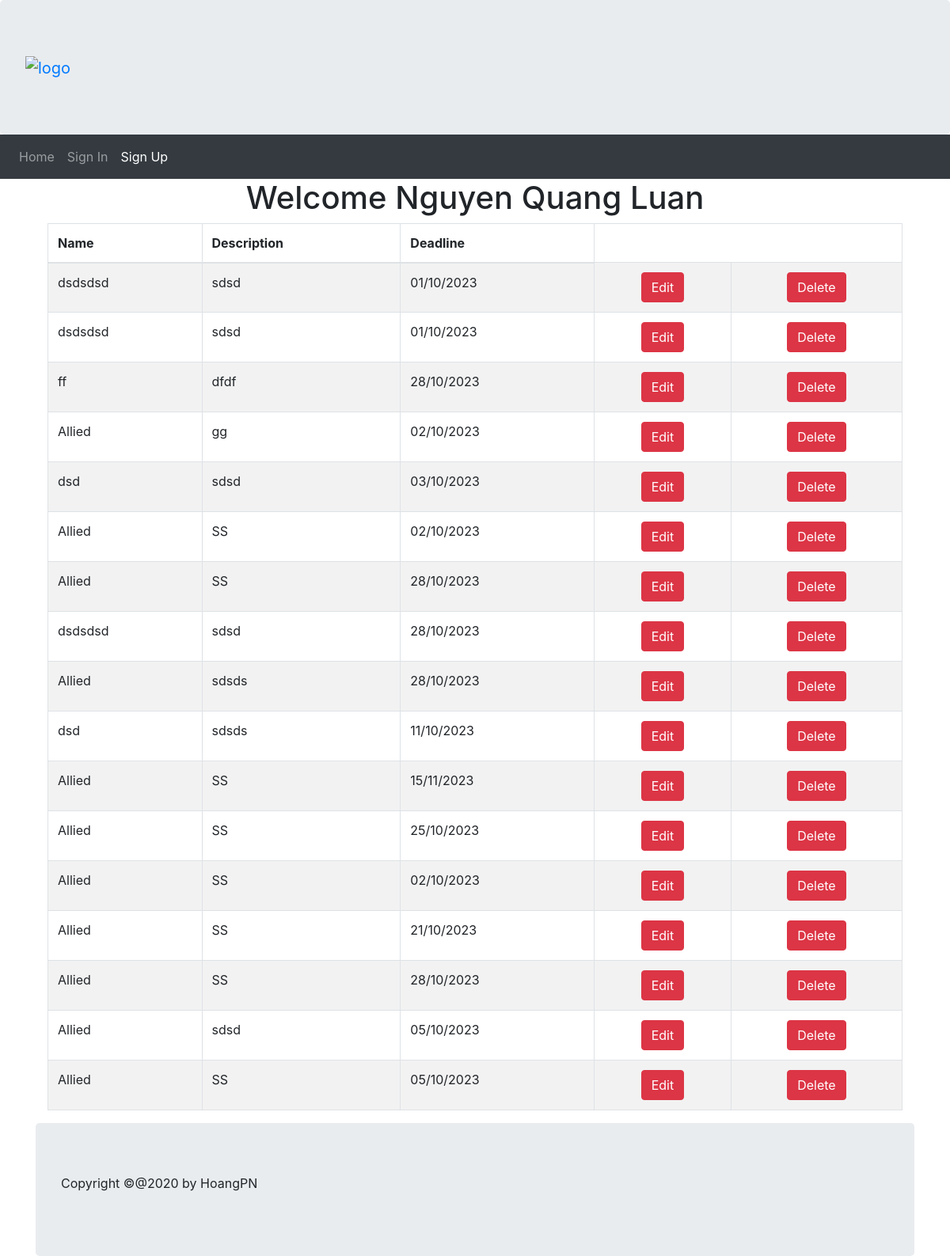
Page /projects (signed in) on the earlier database version.
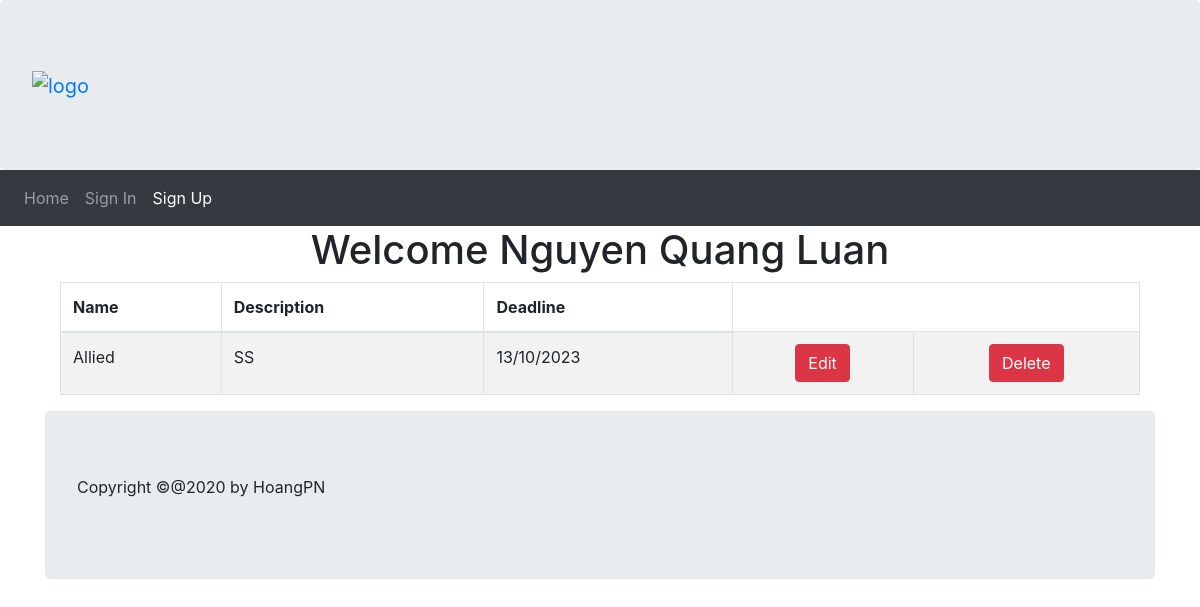
Same page on the later database version.
### models.py (models this page shows, shortened)
class User(db.Model):
    user_id = db.Column(db.Integer, Sequence('user_id_seq'), primary_key=True)
    first_name = db.Column(db.String(64), index=True, nullable=False)
    last_name = db.Column(db.String(64), index=True, nullable=False)
    email = db.Column(db.String(120), index=True, unique=True, nullable=False)
    password_hash = db.Column(db.String(128), nullable=False)
    projects = relationship('Project', back_populates='user')

class Project(db.Model):
    project_id =  db.Column(db.Integer, Sequence('priority_id_seq'), primary_key=True)
    name = db.Column(db.String(50), nullable=False)
    description = db.Column(db.String(255), nullable=False)
    deadline = db.Column(db.Date, nullable=False)
    user_id = db.Column(db.Integer, db.ForeignKey('user.user_id'))
    user = relationship('User', back_populates='projects')
    status_id = db.Column(db.Integer, db.ForeignKey('status.status_id'))
    status = relationship('Status', back_populates='projects')
    tasks = relationship('Task', back_populates='project')

### main.py (the view)
@app.route('/projects', methods=['GET', 'POST'])
def projects_list():
    _user_id = session.get('user')
    if _user_id:
        user = db.session.query(models.User).filter_by(user_id=_user_id).first()
        return render_template('projects.html', user=user, projects=user.projects)
    else:
        return redirect('/signIn')

### templates/projects.html (shortened to what this page needs)
{% extends 'base.html' %}
{% block content %}
    <div class="container">
        <div class="jumptron text-center">
            <h1>Welcome {{user.first_name}} {{user.last_name}}</h1>
        </div>
    {% if projects %}
        <div class="container">
            <table class="table table-striped table-bordered table-hover">
                <thead>
                    <tr>
                        <th>Name</th>
                        <th>Description</th>
                        <th>Deadline</th>
                    </tr>
                </thead>
                <tbody>
                    {% for project in projects %}
                        <tr class="">
                            <td> {{ project.name }} </td>
                            <td> {{ project.description }} </td>
                            <td> {{ project.deadline.strftime("%d/%m/%Y") }} </td>
                            <td class="text-center">
                                <form action="/editProject" method="post">
                                    <button type="submit" class="btn btn-danger">Edit</button>
                                </form>
                            </td>
                            <td class="text-center">
                                <form action="/deleteProject" method="post">
                                    <button type="submit" class="btn btn-danger">Delete</button>
                                </form>
                            </td>
                        </tr>
                    {% endfor %}
                </tbody>
            </table>
        </div>
    {% endif %}
{% endblock %}

### templates/base.html (shortened to what this page needs)
<!DOCTYPE html>
<html lang="en">
        <head>
            <link href="../static/bootstrap-4/css/bootstrap.min.css" rel="stylesheet">
        </head>
        <body>
            <div class ="jumbotron" style="margin-bottom:0">
                <a class="navbar-brand" href="/">
                    <img src="../static/imgs/bvu.png" alt="logo" style="height:100px">
                </a>
            </div>
            <nav class="navbar navbar-expand-sm bg-dark navbar-dark">
                <ul class="navbar-nav">
                    <li class ="nav-item">
                        <a class="nav-link" href="#">Home</a>
                    </li>
                    <li class ="nav-item">
                        <a class="nav-link" href="/signIn">Sign In</a>
                    </li>
                    <li class ="nav-item">
                        <a class="nav-link active" href="/signUp">Sign Up</a>
                    </li>
                </ul>
            </nav>
            {% block content %}{% endblock %}
            <div class="jumbotron" style="margin-bottom:0">
                <p>Copyright &copy;@2020 by HoangPN</p>
            </div>
        </body>
</html>

Differences in the rows shown:
removed Project: name "dsdsdsd", description "sdsd", deadline "01/10/2023"
removed Project: name "dsdsdsd", description "sdsd", deadline "01/10/2023"
removed Project: name "ff", description "dfdf", deadline "28/10/2023"
removed Project: name "Allied", description "gg", deadline "02/10/2023"
removed Project: name "dsd", description "sdsd", deadline "03/10/2023"
removed Project: name "Allied", description "SS", deadline "02/10/2023"
removed Project: name "Allied", description "SS", deadline "28/10/2023"
removed Project: name "dsdsdsd", description "sdsd", deadline "28/10/2023"
removed Project: name "Allied", description "sdsds", deadline "28/10/2023"
removed Project: name "dsd", description "sdsds", deadline "11/10/2023"
removed Project: name "Allied", description "SS", deadline "15/11/2023"
removed Project: name "Allied", description "SS", deadline "25/10/2023"
removed Project: name "Allied", description "SS", deadline "02/10/2023"
removed Project: name "Allied", description "SS", deadline "21/10/2023"
removed Project: name "Allied", description "SS", deadline "28/10/2023"
removed Project: name "Allied", description "sdsd", deadline "05/10/2023"
removed Project: name "Allied", description "SS", deadline "05/10/2023"
added Project: name "Allied", description "SS", deadline "13/10/2023"
